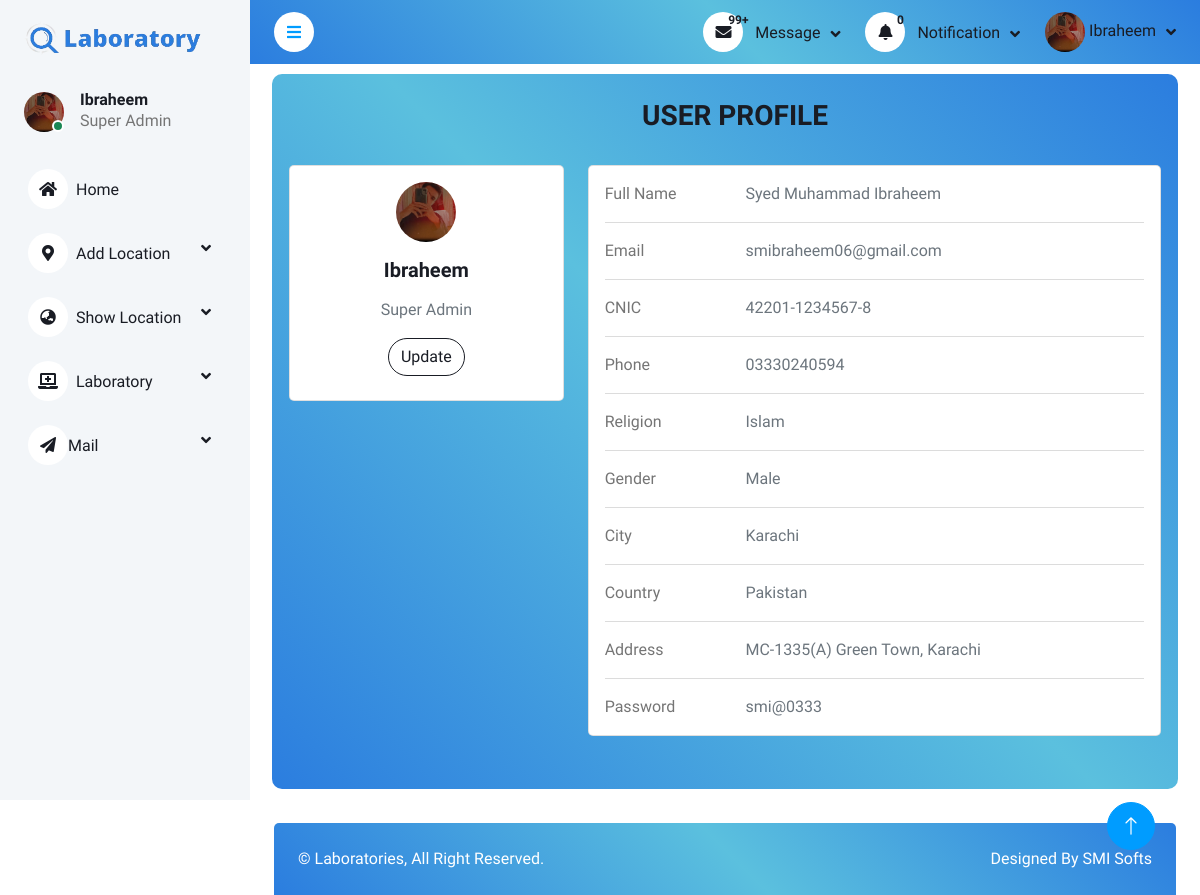
Page /Dashborads/profile.php (signed in) on the committed database.
### tables this page shows
CREATE TABLE `signup` (
  `id` int(5) UNSIGNED ZEROFILL NOT NULL,
  `userName` varchar(20) NOT NULL,
  `userEmail` varchar(50) NOT NULL,
  `userFullName` varchar(50) DEFAULT NULL,
  `userimage` varchar(50) DEFAULT NULL,
  `userCNIC` varchar(20) NOT NULL,
  `userPhone` varchar(15) NOT NULL,
  `userReligion` varchar(20) DEFAULT NULL,
  `userGender` varchar(10) DEFAULT NULL,
  `userCity` varchar(30) DEFAULT NULL,
  `userCountry` varchar(30) DEFAULT NULL,
  `userAddress` varchar(50) DEFAULT NULL,
  `userPassword` varchar(70) NOT NULL,
  `Role` varchar(15) DEFAULT 'User',
  `Status` varchar(10) NOT NULL
);

### Dashborads/profile.php (the view, shortened to what this page needs)
<?php
require("auth/auth.check.php");
?>
<?php require("includes/header.inc.php"); ?>
<?php require("components/navbar.php"); ?>
<?php require("components/sidebar.php"); ?>
<section class="section-back">
<h3 class="text-dark text-center" style="margin-top: 20px; margin-left:20px; text-transform:uppercase">User Profile</h3>
    <div class="container py-4">
        <div class="row">
            <div class="col-lg-4">
                <div class="card mb-4">
                    <div class="card-body text-center">
                        <?php
                        $res = mysqli_query($conn, "SELECT * FROM `signup` where id =$id");
                        if (mysqli_num_rows($res) > 0) {
                            $row = mysqli_fetch_assoc($res);
                                if (isset($row['userimage'])) { ?>
                                    <img class="rounded-circle" src="./assets/img/UserImages/<?php echo $row['userimage'] ?>" alt="" style="width: 25%;">
                                <?php } else { ?>
                                    <img class="rounded-circle" src="./assets/img/user.png" alt="" style="width: 150px;">
                                <?php } ?>
                        <?php } ?>
                        <h5 class="my-3"><?php echo $userDetail['userName'] ?></h5>
                        <p class="text-muted mb-1"><?php echo $userDetail['Role'] ?></p>
                        <div class="d-flex justify-content-center mb-2 mt-3">
                            <a href="profile.update.php?userid=<?php echo $userDetail['userId'] ?>" class="btn btn-outline-dark rounded-pill">Update</a>
                        </div>
                    </div>
                </div>
            </div>
            <div class="col-lg-8">
                <div class="card mb-4">
                    <div class="card-body">
                        <?php
                        $id = $userDetail['userId'];
                        $query = mysqli_query($conn, "Select * From signup where id = $id");
                        if (mysqli_num_rows($query)) {
                            $row = mysqli_fetch_assoc($query) ;
                            ?>
                                <div class="row">
                                    <div class="col-sm-3">
                                        <p class="mb-0">Full Name</p>
                                    </div>
                                    <div class="col-sm-9">
                                        <p class="text-muted mb-0"><?php echo $row['userFullName'] ?></p>
                                    </div>
                                </div>
                                <hr>
                                <div class="row">
                                    <div class="col-sm-3">
                                        <p class="mb-0">Email</p>
                                    </div>
                                    <div class="col-sm-9">
                                        <p class="text-muted mb-0"><?php echo $userDetail['userEmail'] ?></p>
                                    </div>
                                </div>
                                <hr>
                                <div class="row">
                                    <div class="col-sm-3">
                                        <p class="mb-0">CNIC</p>
                                    </div>
                                    <div class="col-sm-9">
                                        <p class="text-muted mb-0"><?php echo $row['userCNIC'] ?></p>
                                    </div>
                                </div>
                                <hr>
                                <div class="row">
                                    <div class="col-sm-3">
                                        <p class="mb-0">Phone</p>
                                    </div>
                                    <div class="col-sm-9">
                                        <p class="text-muted mb-0"><?php echo $row['userPhone'] ?></p>
                                    </div>
                                </div>
                                <hr>
                                <div class="row">
                                    <div class="col-sm-3">
                                        <p class="mb-0">Religion</p>
                                    </div>
                                    <div class="col-sm-9">
                                        <p class="text-muted mb-0"><?php echo $row['userReligion'] ?></p>
                                    </div>
                                </div>
                                <hr>
                                <div class="row">
                                    <div class="col-sm-3">
                                        <p class="mb-0">Gender</p>
                                    </div>
                                    <div class="col-sm-9">
                                        <p class="text-muted mb-0"><?php echo $row['userGender'] ?></p>
                                    </div>
                                </div>
                                <hr>
                                <div class="row">
                                    <div class="col-sm-3">
                                        <p class="mb-0">City</p>
                                    </div>
                                    <div class="col-sm-9">
                                        <p class="text-muted mb-0"><?php echo $row['userCity'] ?></p>
                                    </div>
                                </div>
                                <hr>
                                <div class="row">
                                    <div class="col-sm-3">
                                        <p class="mb-0">Country</p>
                                    </div>
                                    <div class="col-sm-9">
                                        <p class="text-muted mb-0"><?php echo $row['userCountry'] ?></p>
                                    </div>
                                </div>
                                <hr>
                                <div class="row">
                                    <div class="col-sm-3">
                                        <p class="mb-0">Address</p>
                                    </div>
                                    <div class="col-sm-9">
                                        <p class="text-muted mb-0"><?php echo $row['userAddress'] ?></p>
                                    </div>
                                </div>
                                <hr>
                                <div class="row">
                                    <div class="col-sm-3">
                                        <p class="mb-0">Password</p>
                                    </div>
                                    <div class="col-sm-9">
                                        <p class="text-muted mb-0"><?php echo $row['userPassword'] ?></p>
                                    </div>
                                </div>
                        <?php } ?>
                    </div>
                </div>
            </div>
        </div>
    </div>
</section>
<?php require("components/footer.php"); ?>
<a href="#" class="btn btn-lg btn-primary btn-lg-square back-to-top"><i class="bi bi-arrow-up"></i></a>
</div>
<?php require("includes/footer.inc.php"); ?>

### Dashborads/components/navbar.php (shortened to what this page needs)
<?php
$id = 0;
if (isset($_SESSION['userDetails'])) {
    $userDetail = $_SESSION['userDetails'];
    $id = (int) $userDetail['userId'];
}
?>
<nav class="navbar navbar-expand bg-light navbar-light sticky-top px-4 py-0" style="background-image: linear-gradient(45deg, #2B7DDF 0%, #5bc0de 51%, #2B7DDF 100%);" >
    <a href="#" class="sidebar-toggler flex-shrink-0">
        <i class="fa fa-bars"></i>
    </a>
    <div class="navbar-nav align-items-center ms-auto">
        <div class="nav-item dropdown">
            <a href="#" class="nav-link dropdown-toggle" data-bs-toggle="dropdown">
                <i class="fa fa-envelope me-lg-2"></i>
                <span class="position-absolute left-0 translate-middle badge text-dark ">
                    99+
                </span>
                <span class="d-none d-lg-inline-flex">Message</span>
            </a>
        </div>
        <div class="nav-item dropdown">
            <a href="#" class="nav-link dropdown-toggle" data-bs-toggle="dropdown">
                <i class="fa fa-bell me-lg-2"></i>
                <span class="position-absolute left-0 translate-middle badge text-dark ">
                    <?php
                    $select = mysqli_query($conn, "SELECT count(*) as count FROM `laboratory` where status = 'Pending';");
                    $row = mysqli_fetch_assoc($select);
                    echo $row['count']
                    ?>
                </span>
                <span class="d-none d-lg-inline-flex">
                    Notification
                </span>
            </a>
        </div>
        <div class="nav-item dropdown">
            <?php
            $query = mysqli_query($conn, "SELECT * FROM `signup` where id = $id");
            if (mysqli_num_rows($query) > 0) {
                $row = mysqli_fetch_assoc($query); ?>
                <a href="#" class="nav-link dropdown-toggle" data-bs-toggle="dropdown">
                    <?php if (isset($row['userimage'])) { ?>
                        <img class="rounded-circle" src="assets/img/UserImages/<?php echo $row['userimage'] ?>" alt="" style="width: 40px; height: 40px;">
                    <?php } else { ?>
                        <img class="rounded-circle" src="./assets/img/user.png" alt="" style="width: 40px; height: 40px;">
                <?php }
                } ?>
                <span class="d-none d-lg-inline-flex"><?php echo $userDetail['userName'] ?></span>
                </a>
        </div>
    </div>
</nav>

### Dashborads/components/sidebar.php (shortened to what this page needs)
<div class="sidebar pe-4 pb-3">
    <nav class="navbar bg-light navbar-light">
        <a href="index.php" class="navbar-brand mx-4 mb-3 d-block">
            <h1><img src="assets/img/sidebar.png" width="100%" style="position: relative;" alt="logo" class="logo"></h1>
        </a>
        <div class="d-flex align-items-center ms-4 mb-4">
            <div class="position-relative">
                <?php
                $query = mysqli_query($conn, "SELECT * FROM `signup` where id = $id");
                if (mysqli_num_rows($query) > 0) {
                    $row = mysqli_fetch_assoc($query);
                    if (isset($row['userimage'])) { ?>
                        <img class="rounded-circle" src="assets/img/userImages/<?php echo $row['userimage'] ?>" alt="" style="width: 40px; height: 40px;">
                    <?php } else { ?>
                        <img class="rounded-circle" src="./assets/img/user.png" alt="" style="width: 40px; height: 40px;">
                    <?php } ?>
                    <div class="bg-success rounded-circle border border-2 border-white position-absolute end-0 bottom-0 p-1"></div>
            </div>
        <?php } ?>
        <div class="ms-3">
            <h6 class="mb-0"><?php echo $userDetail['userName'] ?></h6>
            <span><?php echo $userDetail['Role'] ?></span>
        </div>
        </div>
        <div class="navbar-nav w-100">
            <a href="index.php" class="nav-item nav-link "><i class="fa fa-home me-2"></i>Home</a>
            <div class="nav-item dropdown">
                <?php
                if ($userDetail['Role'] == "Admin") { ?>
                    <div class="nav-item dropdown">
                        <a href="#" class="nav-link  dropdown-toggle" data-bs-toggle="dropdown"><i class="fas fa-pager me-2"></i>Request</a>
                        <div class="dropdown-menu bg-transparent border-0">
                            <a href="request.php?id=laboratory" class="dropdown-item">Request For Laboratory</a>
                            <a href="request.php?id=another" class="dropdown-item">Request For Another</a>
                        </div>
                    </div>
                    <div class="nav-item dropdown">
                        <a href="#" class="nav-link  dropdown-toggle" data-bs-toggle="dropdown"><i class="fas fa-pager me-2"></i>Status</a>
                        <div class="dropdown-menu bg-transparent border-0">
                            <a href="checking.status.php?id=laboratory" class="dropdown-item">Check Status Laboratory</a>
                            <a href="request.php?id=another" class="dropdown-item">Request For Another</a>
                        </div>
                    </div>
                    <div class="nav-item dropdown">
                        <a href="#" class="nav-link dropdown-toggle" data-bs-toggle="dropdown"><i class="fas fa-paper-plane"></i>Mail</a>
                        <div class="dropdown-menu bg-transparent border-0">
                            <a href="mail.php?show_mail_id=show_mail" class="dropdown-item">Sent Mail</a>
                            <a href="mail.php?show_mail_id=show_mail" class="dropdown-item">Show Mails</a>
                        </div>
                    </div>
                <?php }
                elseif ($userDetail['Role'] == "Super Admin") { ?>
                    <div class="nav-item dropdown">
                        <a href="#" class="nav-link dropdown-toggle" data-bs-toggle="dropdown"><i class="fas fa-map-marker-alt me-2"></i>Add Location</a>
                        <div class="nav-item dropdown">
                            <a href="#" class="nav-link dropdown-toggle" data-bs-toggle="dropdown"><i class="fas fa-globe-asia me-2"></i>Show Location</a>
                        </div>
                        <div class="nav-item dropdown">
                            <a href="#" class="nav-link dropdown-toggle" data-bs-toggle="dropdown"><i class="fa fa-laptop-medical me-2"></i>Laboratory</a>
                        </div>
                        <div class="nav-item dropdown">
                            <a href="#" class="nav-link dropdown-toggle" data-bs-toggle="dropdown"><i class="fas fa-paper-plane"></i>Mail</a>
                        </div>
                    </div>
                <?php  }
                ?>
            </div>
        </div>
    </nav>
</div>

### rows in the picture
signup: userimage (picture), userName "Ibraheem", Role "Super Admin", userFullName "Syed Muhammad Ibraheem", userEmail "smibraheem06@gmail.com", userCNIC "42201-1234567-8", userPhone "03330240594", userReligion "Islam", userGender "Male", userCity "Karachi", userCountry "Pakistan", userAddress "MC-1335(A) Green Town, Karachi", userPassword "smi@0333"

### other values in the picture
$row['count'] "0"
